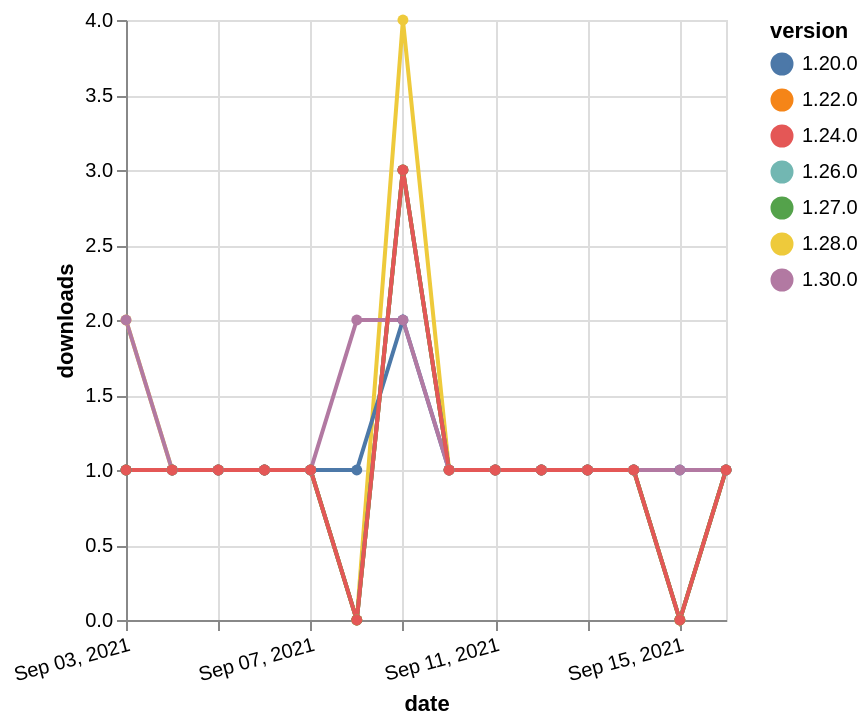

Write a Vega-Lite specification for this figure.
### Vega-Lite specification from a JSON file in a GitHub repository (floating-point values rounded to 4 significant figures)
{"$schema": "https://vega.github.io/schema/vega-lite/v5.json", "description": "A simple bar chart with embedded data.", "data": {"values": [{"date": "2021-09-03", "total": 276, "delta": 1, "version": "1.22.0"}, {"date": "2021-09-04", "total": 277, "delta": 1, "version": "1.22.0"}, {"date": "2021-09-05", "total": 278, "delta": 1, "version": "1.22.0"}, {"date": "2021-09-06", "total": 279, "delta": 1, "version": "1.22.0"}, {"date": "2021-09-07", "total": 280, "delta": 1, "version": "1.22.0"}, {"date": "2021-09-08", "total": 280, "delta": 0, "version": "1.22.0"}, {"date": "2021-09-09", "total": 283, "delta": 3, "version": "1.22.0"}, {"date": "2021-09-10", "total": 284, "delta": 1, "version": "1.22.0"}, {"date": "2021-09-11", "total": 285, "delta": 1, "version": "1.22.0"}, {"date": "2021-09-12", "total": 286, "delta": 1, "version": "1.22.0"}, {"date": "2021-09-13", "total": 287, "delta": 1, "version": "1.22.0"}, {"date": "2021-09-14", "total": 288, "delta": 1, "version": "1.22.0"}, {"date": "2021-09-15", "total": 288, "delta": 0, "version": "1.22.0"}, {"date": "2021-09-16", "total": 289, "delta": 1, "version": "1.22.0"}, {"date": "2021-09-03", "total": 166, "delta": 2, "version": "1.28.0"}, {"date": "2021-09-04", "total": 167, "delta": 1, "version": "1.28.0"}, {"date": "2021-09-05", "total": 168, "delta": 1, "version": "1.28.0"}, {"date": "2021-09-06", "total": 169, "delta": 1, "version": "1.28.0"}, {"date": "2021-09-07", "total": 170, "delta": 1, "version": "1.28.0"}, {"date": "2021-09-08", "total": 170, "delta": 0, "version": "1.28.0"}, {"date": "2021-09-09", "total": 174, "delta": 4, "version": "1.28.0"}, {"date": "2021-09-10", "total": 175, "delta": 1, "version": "1.28.0"}, {"date": "2021-09-11", "total": 176, "delta": 1, "version": "1.28.0"}, {"date": "2021-09-12", "total": 177, "delta": 1, "version": "1.28.0"}, {"date": "2021-09-13", "total": 178, "delta": 1, "version": "1.28.0"}, {"date": "2021-09-14", "total": 179, "delta": 1, "version": "1.28.0"}, {"date": "2021-09-15", "total": 179, "delta": 0, "version": "1.28.0"}, {"date": "2021-09-16", "total": 180, "delta": 1, "version": "1.28.0"}, {"date": "2021-09-03", "total": 145, "delta": 1, "version": "1.26.0"}, {"date": "2021-09-04", "total": 146, "delta": 1, "version": "1.26.0"}, {"date": "2021-09-05", "total": 147, "delta": 1, "version": "1.26.0"}, {"date": "2021-09-06", "total": 148, "delta": 1, "version": "1.26.0"}, {"date": "2021-09-07", "total": 149, "delta": 1, "version": "1.26.0"}, {"date": "2021-09-08", "total": 149, "delta": 0, "version": "1.26.0"}, {"date": "2021-09-09", "total": 152, "delta": 3, "version": "1.26.0"}, {"date": "2021-09-10", "total": 153, "delta": 1, "version": "1.26.0"}, {"date": "2021-09-11", "total": 154, "delta": 1, "version": "1.26.0"}, {"date": "2021-09-12", "total": 155, "delta": 1, "version": "1.26.0"}, {"date": "2021-09-13", "total": 156, "delta": 1, "version": "1.26.0"}, {"date": "2021-09-14", "total": 157, "delta": 1, "version": "1.26.0"}, {"date": "2021-09-15", "total": 157, "delta": 0, "version": "1.26.0"}, {"date": "2021-09-16", "total": 158, "delta": 1, "version": "1.26.0"}, {"date": "2021-09-03", "total": 210, "delta": 1, "version": "1.20.0"}, {"date": "2021-09-04", "total": 211, "delta": 1, "version": "1.20.0"}, {"date": "2021-09-05", "total": 212, "delta": 1, "version": "1.20.0"}, {"date": "2021-09-06", "total": 213, "delta": 1, "version": "1.20.0"}, {"date": "2021-09-07", "total": 214, "delta": 1, "version": "1.20.0"}, {"date": "2021-09-08", "total": 215, "delta": 1, "version": "1.20.0"}, {"date": "2021-09-09", "total": 217, "delta": 2, "version": "1.20.0"}, {"date": "2021-09-10", "total": 218, "delta": 1, "version": "1.20.0"}, {"date": "2021-09-11", "total": 219, "delta": 1, "version": "1.20.0"}, {"date": "2021-09-12", "total": 220, "delta": 1, "version": "1.20.0"}, {"date": "2021-09-13", "total": 221, "delta": 1, "version": "1.20.0"}, {"date": "2021-09-14", "total": 222, "delta": 1, "version": "1.20.0"}, {"date": "2021-09-15", "total": 223, "delta": 1, "version": "1.20.0"}, {"date": "2021-09-16", "total": 224, "delta": 1, "version": "1.20.0"}, {"date": "2021-09-03", "total": 135, "delta": 1, "version": "1.27.0"}, {"date": "2021-09-04", "total": 136, "delta": 1, "version": "1.27.0"}, {"date": "2021-09-05", "total": 137, "delta": 1, "version": "1.27.0"}, {"date": "2021-09-06", "total": 138, "delta": 1, "version": "1.27.0"}, {"date": "2021-09-07", "total": 139, "delta": 1, "version": "1.27.0"}, {"date": "2021-09-08", "total": 139, "delta": 0, "version": "1.27.0"}, {"date": "2021-09-09", "total": 142, "delta": 3, "version": "1.27.0"}, {"date": "2021-09-10", "total": 143, "delta": 1, "version": "1.27.0"}, {"date": "2021-09-11", "total": 144, "delta": 1, "version": "1.27.0"}, {"date": "2021-09-12", "total": 145, "delta": 1, "version": "1.27.0"}, {"date": "2021-09-13", "total": 146, "delta": 1, "version": "1.27.0"}, {"date": "2021-09-14", "total": 147, "delta": 1, "version": "1.27.0"}, {"date": "2021-09-15", "total": 147, "delta": 0, "version": "1.27.0"}, {"date": "2021-09-16", "total": 148, "delta": 1, "version": "1.27.0"}, {"date": "2021-09-03", "total": 116, "delta": 2, "version": "1.30.0"}, {"date": "2021-09-04", "total": 117, "delta": 1, "version": "1.30.0"}, {"date": "2021-09-05", "total": 118, "delta": 1, "version": "1.30.0"}, {"date": "2021-09-06", "total": 119, "delta": 1, "version": "1.30.0"}, {"date": "2021-09-07", "total": 120, "delta": 1, "version": "1.30.0"}, {"date": "2021-09-08", "total": 122, "delta": 2, "version": "1.30.0"}, {"date": "2021-09-09", "total": 124, "delta": 2, "version": "1.30.0"}, {"date": "2021-09-10", "total": 125, "delta": 1, "version": "1.30.0"}, {"date": "2021-09-11", "total": 126, "delta": 1, "version": "1.30.0"}, {"date": "2021-09-12", "total": 127, "delta": 1, "version": "1.30.0"}, {"date": "2021-09-13", "total": 128, "delta": 1, "version": "1.30.0"}, {"date": "2021-09-14", "total": 129, "delta": 1, "version": "1.30.0"}, {"date": "2021-09-15", "total": 130, "delta": 1, "version": "1.30.0"}, {"date": "2021-09-16", "total": 131, "delta": 1, "version": "1.30.0"}, {"date": "2021-09-03", "total": 160, "delta": 1, "version": "1.24.0"}, {"date": "2021-09-04", "total": 161, "delta": 1, "version": "1.24.0"}, {"date": "2021-09-05", "total": 162, "delta": 1, "version": "1.24.0"}, {"date": "2021-09-06", "total": 163, "delta": 1, "version": "1.24.0"}, {"date": "2021-09-07", "total": 164, "delta": 1, "version": "1.24.0"}, {"date": "2021-09-08", "total": 164, "delta": 0, "version": "1.24.0"}, {"date": "2021-09-09", "total": 167, "delta": 3, "version": "1.24.0"}, {"date": "2021-09-10", "total": 168, "delta": 1, "version": "1.24.0"}, {"date": "2021-09-11", "total": 169, "delta": 1, "version": "1.24.0"}, {"date": "2021-09-12", "total": 170, "delta": 1, "version": "1.24.0"}, {"date": "2021-09-13", "total": 171, "delta": 1, "version": "1.24.0"}, {"date": "2021-09-14", "total": 172, "delta": 1, "version": "1.24.0"}, {"date": "2021-09-15", "total": 172, "delta": 0, "version": "1.24.0"}, {"date": "2021-09-16", "total": 173, "delta": 1, "version": "1.24.0"}]}, "width": "container", "mark": {"type": "line", "point": {"filled": true}}, "encoding": {"x": {"field": "date", "type": "temporal", "timeUnit": "yearmonthdate", "title": "date", "axis": {"labelAngle": -15}}, "y": {"field": "delta", "type": "quantitative", "title": "downloads"}, "color": {"field": "version", "type": "nominal"}, "tooltip": {"field": "delta"}}}
